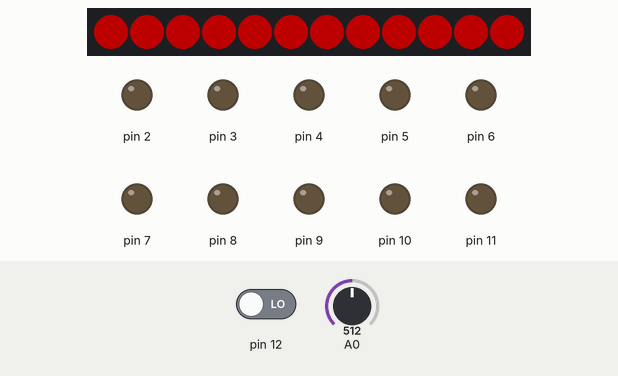
Bench run of a sketch on a simulated Arduino Uno, built with avr-gcc and run on an emulated ATmega328P. Shown: 12 RGB LEDs in strip order, left to right, output pins drawn as LEDs (lit = HIGH). Dashed ring = blinking. The test bench sets the inputs (shaded band); at power-on: pin 12 LOW, A0 = 512. Dim RGB values are drawn brighter than linear.

Above: at 1.2 s.
1.3 s: pin 12 driven HIGH
At 1.51 s:
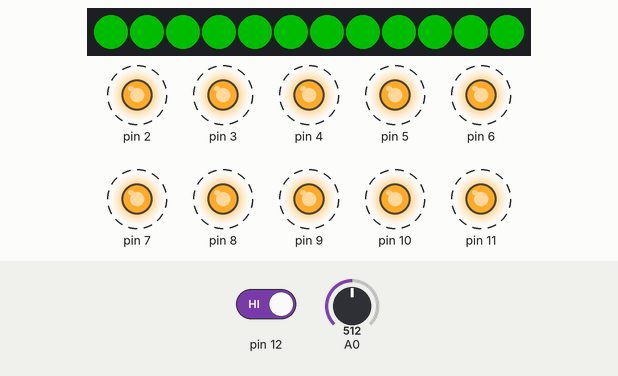
2.9 s: A0 set to 494
At 3.2 s:
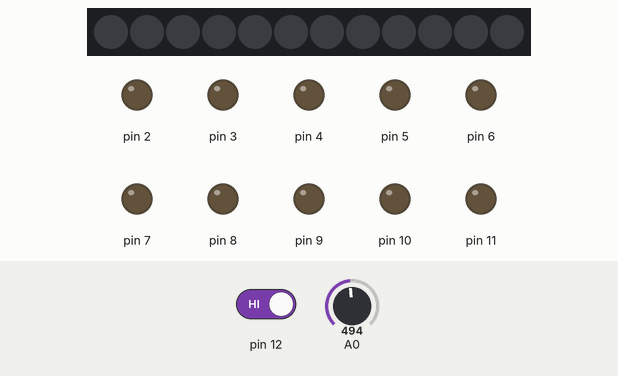
4.4 s: A0 set to 521
At 5.5 s:
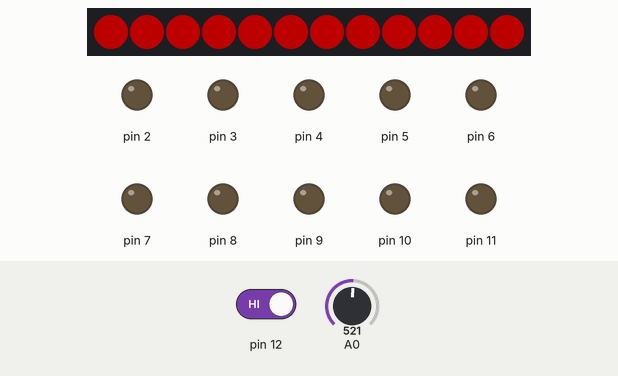
Timing chart, 0 to 7.4 s (numbered marks = the images above; inputs shaded):
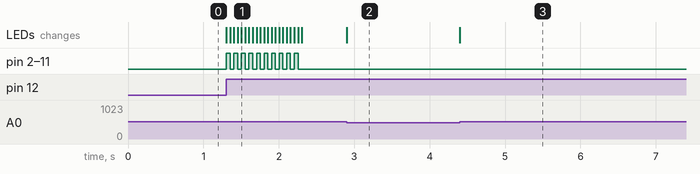

Measured:
- the behaviour switches between 512 and 511 on A0 (found by bisection; images 1 and 2)
- after the input at 1.3 s, pin 2–11: alternates HIGH for 0.05 s and LOW for 0.05 s, 20 changes in all, then stays LOW, starting at once; the LEDs: change at once (image 1)
- after the input at 2.9 s, the LEDs: change at once (image 2)
- after the input at 4.4 s, the LEDs: change at once (image 3)

The sketch:

oi_button_lights.ino
```cpp
#include <FastLED.h>
#include "countdown_timer.h"

#define LED_TYPE WS2812B
#define COLOR_ORDER GRB

static const unsigned DEBOUNCE_DURATION = 500;

struct Elevated_indicator {
	static const unsigned LED_COUNT = 12;
	static const uint8_t  BRIGHTNESS = 255 * .3;
	static const unsigned PIN_OUT = 13;
};

Countdown_timer has_cube_debounce_timer;
static const unsigned HAS_CUBE_BLINK_PAUSE = 50;
static const unsigned HAS_CUBE_BLINK_DURATION = 1000;
Countdown_timer indicate_has_cube_blink_timer;
Countdown_timer indicate_has_cube_timer;
bool indicate_has_cube_state = true;
CRGB has_cube_color = CRGB(0, 255, 0);
bool has_cube_last = false;

CRGB collecting_color = CRGB(255, 0, 0);

CRGB elevated_indicator_leds[Elevated_indicator::LED_COUNT];

class Input {
	protected:
	int _pin;

	public:
	virtual void init();
	virtual bool read();

	Input(int pin) {
		_pin = pin;
	}
};

class DigitalInput : public Input {
	public:
	void init() {
		pinMode(_pin, INPUT);
	}

	bool read() {
		return digitalRead(_pin) == HIGH;
	}

	DigitalInput(int pin):Input(pin) {}
};

class AnalogInput : public Input {
	public:
	void init() {}

	bool read() {
		return analogRead(_pin) > 511;
	}

	AnalogInput(int pin):Input(pin) {}
};

class Output {
	int _pin;
	bool _state;

	public:
	void init() {
		pinMode(_pin, OUTPUT);
		_state = false;
	}

	void set(bool state) {
		_state = state;
	}

	bool get() {
		return _state;
	}

	void write() {
		digitalWrite(_pin, _state ? HIGH : LOW);
	}

	void write(bool state) {
		digitalWrite(_pin, state ? HIGH : LOW);
	}

	Output(int pin) {
		_pin = pin;
	}
};

#define INPUTS 2
Input* in_collecting =        new AnalogInput(0);
Input* in_has_cube =          new DigitalInput(12);

#define OUTPUTS 10
Output* out_floor =           new Output(2);
Output* out_exchange =        new Output(3);
Output* out_switch =          new Output(4);
Output* out_scale =           new Output(5);
Output* out_climb =           new Output(6);
Output* out_collect_closed =  new Output(7);
Output* out_collect_open =    new Output(8);
Output* out_eject =           new Output(9);
Output* out_drop =            new Output(10);
Output* out_wing_release =    new Output(11);

Input* inputs[INPUTS] = {in_has_cube, in_collecting};
Output* outputs[OUTPUTS] = {out_floor, out_exchange, out_switch, out_scale, out_climb, out_wing_release, out_drop, out_eject, out_collect_open, out_collect_closed};

void setup() {
	FastLED.addLeds<LED_TYPE, Elevated_indicator::PIN_OUT, COLOR_ORDER>(elevated_indicator_leds, Elevated_indicator::LED_COUNT);
	FastLED.setBrightness(Elevated_indicator::BRIGHTNESS);

	Serial.begin(9600);

	for(int i = 0; i < INPUTS; i++) {
		inputs[i]->init();
	}

	for(int i = 0; i < OUTPUTS; i++) {
		outputs[i]->init();
		outputs[i]->set(false);
	}
	outputs[0]->set(true);
}

void writeall(bool val) {
	for(int i = 0; i < OUTPUTS; i++) {
		outputs[i]->write(val);
	}
}

void loop() {
	bool has_cube = in_has_cube->read();
	if(has_cube != has_cube_last) {
		if(!has_cube) {
			has_cube_debounce_timer.set(DEBOUNCE_DURATION);
		}
		if(has_cube && has_cube_debounce_timer.done()) {
			indicate_has_cube_timer.set(HAS_CUBE_BLINK_DURATION);
		}
	}
	has_cube_last = has_cube;

	if(!indicate_has_cube_timer.done()){
		if(indicate_has_cube_blink_timer.done()){
			fill_solid(elevated_indicator_leds, Elevated_indicator::LED_COUNT, indicate_has_cube_state ? has_cube_color : CRGB(0, 0, 0));
			FastLED.show();
			writeall(indicate_has_cube_state);
			indicate_has_cube_blink_timer.set(HAS_CUBE_BLINK_PAUSE);
			indicate_has_cube_state = !indicate_has_cube_state;
		}
	} else if(in_collecting->read()) {
		fill_solid(elevated_indicator_leds, Elevated_indicator::LED_COUNT, collecting_color);
		FastLED.show();
		writeall(false);
	} else {
		fill_solid(elevated_indicator_leds, Elevated_indicator::LED_COUNT, CRGB(0,0,0));
		FastLED.show();
		writeall(false);
		indicate_has_cube_state = true;
	}

	/*
	{
		bool overflowed = outputs[OUTPUTS - 1]->get();
		for(int i = OUTPUTS - 2; i >= 0; i--) {
			Serial.println(i);
			if(outputs[i]->get()) {
				outputs[i]->set(false);
				outputs[i + 1]->set(true);
			}
		}
		if(overflowed){
			outputs[0]->set(true);
			outputs[OUTPUTS - 1]->set(false);
		}

		for(int i = 0; i < OUTPUTS; i++) {
			outputs[i]->write();
		}

		delay(110);
	}
	*/
}
```

countdown_timer.cpp
```cpp
#include "countdown_timer.h"

#include "Arduino.h"

Countdown_timer::Countdown_timer(const unsigned long LENGTH):finish_time(millis() + LENGTH){}
Countdown_timer::Countdown_timer():Countdown_timer(0){}

void Countdown_timer::set(const unsigned long length){
	finish_time = millis() + length;
}

bool Countdown_timer::done()const{
	return millis() >= finish_time;
}
```

countdown_timer.h
```cpp
#ifndef COUNTDOWN_TIMER_H
#define COUNTDOWN_TIMER_H

//time in milliseconds

class Countdown_timer{
	private:
	unsigned long finish_time;

	public:
	Countdown_timer();
	Countdown_timer(const unsigned long);
	void set(const unsigned long);
	bool done()const;
};

#endif
```
